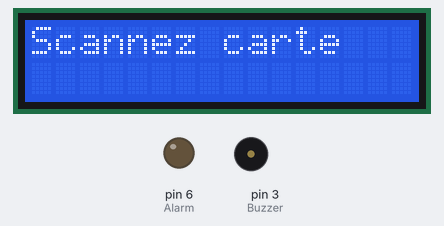
Recording of a sketch running on a simulated Arduino Uno, built with avr-gcc and run on an emulated ATmega328P. On the bench: 16×2 character LCD, output pins drawn as LEDs (lit = HIGH), buzzer (waves = sounding, pin HIGH). Pins used as bus, display or sensor lines are not drawn.

Above: at 0.6 s.
Timing chart, 0 to 130.0 s (numbered marks = the images above):
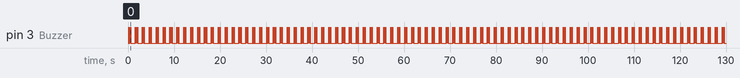

Measured:
- by itself, pin 3 (Buzzer): repeats every 1.5 s: 4 × (LOW 0.05 s, HIGH 0.05 s), LOW 1.1 s, HIGH 0.05 s
- by itself, everything shown: repeats every 1.5 s, in 10 steps

The sketch:

readRFID.ino
```cpp
#include <SPI.h>     //On inclue les librairies.
#include <RFID.h>
#include <Wire.h>
#include <LiquidCrystal_I2C.h>
#include <RCSwitch.h>

#define SS_PIN 10                   // On définit que le SDA est connecté au pin 10
#define RST_PIN 9                   // On définit que le RST est connécté au pin 9
#define Buzzer 3                    // On définit que le buzzer est connecté au pin 3
#define Alarm 6                     // On définit que l'alarme est connectée au pin 3
LiquidCrystal_I2C lcd(0x3f, 16, 2); // On définit l'écran lcd
RCSwitch mySwitch = RCSwitch();     // On définit le recepteur

RFID rfid(SS_PIN, RST_PIN);

int i = 0, j = 0, k = 0; // Variables de boucle de la sirène
int idcard;         // On crée une variable idcard
String str;         // On crée une variable string str
String read_string; // On crée une variable string read_string
String content = "";// On crée une variable string content avec un chaine de caractères vide
char character;     // On crée une variable char character
bool is_clear = 0;  // On crée une  variable booléenne is_clear à 0

//**************** FONCTION SETUP = Code d'initialisation *****
// La fonction setup() est exécutée en premier et 1 seule fois, au démarrage du programme
void setup() {
  pinMode(Alarm, OUTPUT);   // On met le pin de sortie
  pinMode(Buzzer, OUTPUT);  // On met le pin de sortie
  digitalWrite(Buzzer, LOW); // On met le buzzer en off
  mySwitch.enableReceive(0); // On active la réception du rc433
  Serial.begin(9600);    // On définit la vitesse de transmission
  SPI.begin();           //
  rfid.init();           // Initialise le RFid
  lcd.begin();           // Debut de l'affichage de l'écran lcd
  lcd.backlight();
  lcd.print("Scannez carte"); // Affichage à l'écran lcd
}

//*************** FONCTION LOOP = Boucle sans fin = coeur du programme *************
void loop() {

  buzzer(5,50);

  delay(1000);  // Delai 1 sec

}

void printlcd() { // Fonction printlcd
  if (!is_clear)   // Si is_clear différent de 1
  {
    lcd.clear();    // On efface sur l'écran LCD
    lcd.print("Scannez carte"); // Affiche "Scannez carte" sur l'écran LCD
    is_clear = 1;   // On passe is_clear à 1
  }

  while (Serial.available()) {  // Tant que le port serie disponible
    character = Serial.read();  // Lit les requestes envoyé par le raspberry

    content.concat(character); // Concatène character avec content

    delay(3);
  }

  if (content != "") {  // Si content différent de ""
    lcd.clear();        // Efface l'écran LCD
    lcd.print(content); // Affiche le content à l'écran
    if (content == "Access denied") {  // Si l'écran affiche "Acces denied", lancer buzzer et l'alarme
      delay(100);
      buzzer(40, 25);
      delay(5000);
      siren(3);
    }
    if (content == "Alarme porte") { // Si l'écran affiche "Alarme porte", lancer la sirène

      delay(10000);
      siren(3);


    }
    is_clear = 0;
    delay(1000);
    content = "";
  }
}

void read_card() {  // Fonction read_card
  if (rfid.isCard()) {  // Si il y a un carte
    if (rfid.readCardSerial()) {  // On lit la carte
      lcd.clear();      // On efface l'écran
      idcard = rfid.serNum[4];  // On attribut le 4eme nombre comme idcard
      str = "SCAN " + String(idcard);
      buzzer(2, 50);    // Active le buzzer pour confirmer la lecture de la carte
      Serial.println(str);  // On envoie au raspberry l'idcard
    }
    rfid.halt();
  }
}
void siren(int loop_s) {  // Fonction sirene


  for (int y = 0; y < loop_s; y++){ // Répéte la boucle jusqu'a i égale à la valeur de loop_s
    for (i = 500; i < 1000; i++) {
      tone(Alarm, i);
      delay(1);
    }


  for (i = 1000; i > 500; i--) {
    tone(Alarm, i);
    delay(1);
  }
}
noTone(Alarm);  // Fin de l'alarme
}

void RCswitch() {  //Fonction RCswitch
  if (mySwitch.available()) {  // Si le récepterur est activé rc433

    int value = mySwitch.getReceivedValue();  //  On définie value récupérant l'id du détecteur d'ouverture de porte
    if (value == 0) {
      Serial.print("Unknown encoding");
    } else {
      Serial.println( mySwitch.getReceivedValue() );  // Sinon envoyer au raspberry l'id du détecteur

    }

    mySwitch.resetAvailable();
  }
}


void buzzer(int loop_b, int delay_b) {  //Fonction buzzer, int loop_b le nombre de répétition, delay_b le delai du buzzer
  for (int i = 0; i < loop_b; i++)  // Répéte la boucle jusqu'a i égale à la valeur de loop_b
  {
    digitalWrite (Buzzer, HIGH) ;// Buzzer On
    delay (delay_b) ;
    digitalWrite (Buzzer, LOW) ;// Buzzer Off
    delay (delay_b) ;
  }

}
```
